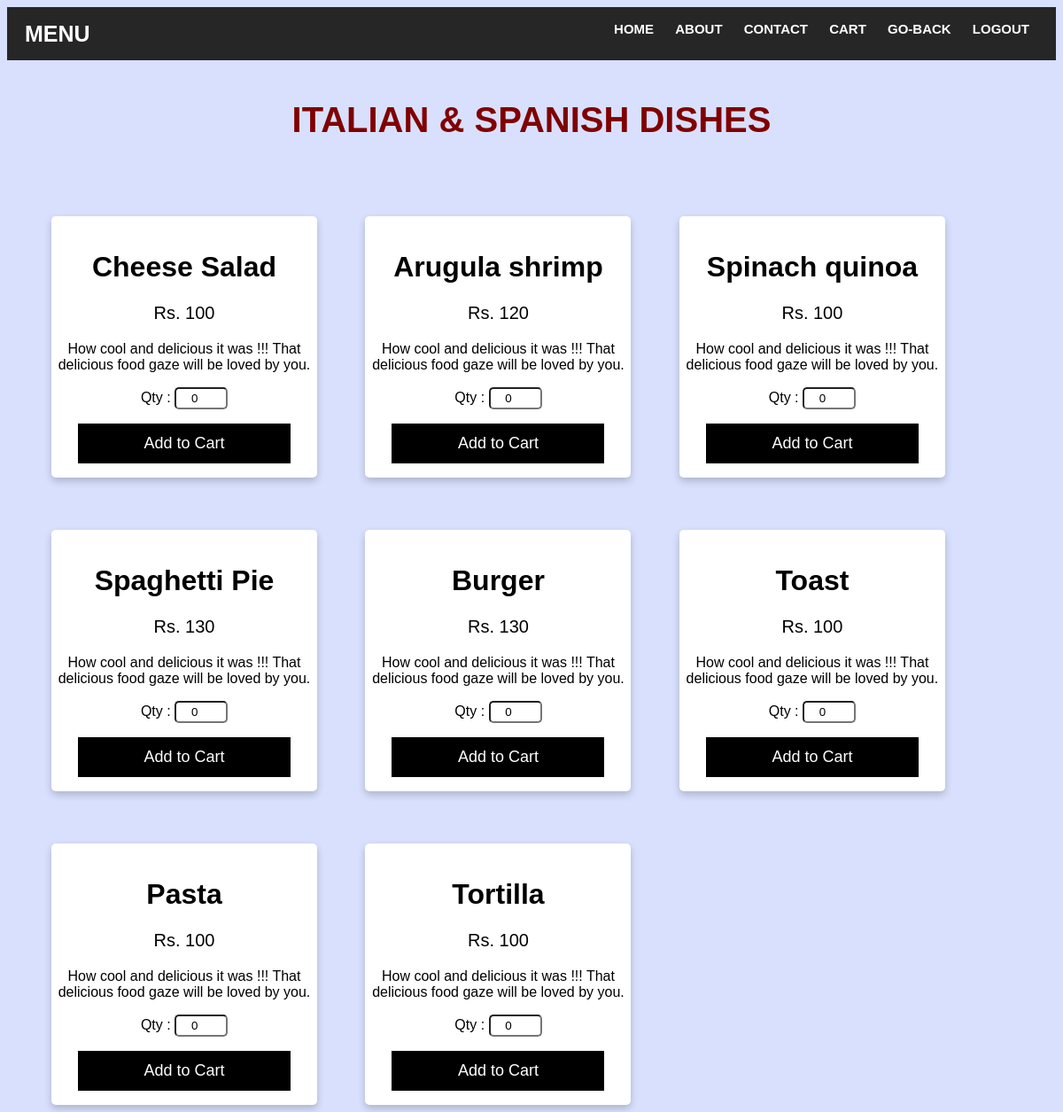
The page /italian/ on the database its author committed.
### DreamDine/models.py (models this page shows)
class item(models.Model):
    name = models.CharField(max_length=50)
    category=models.CharField(max_length=50)
    price = models.IntegerField()
    image= models.URLField(max_length=300)
    class Meta:
        db_table = "item"

### DreamDine/views.py (the view)
# urls.py: path('italian/',views.italian),
def italian(request):
    iitems = item.objects.filter(category="Italian & Spanish Dishes")
    return render(request, 'italian.html', {'iitems': iitems})

### DreamDine/Templates/italian.html (shortened to what this page needs)
<!DOCTYPE html>
<html>
<head>
</head>
<body>
<header>
		<div class="logo">MENU</div>
		<nav>
			<ul>
				<li><a href="/index">Home</a></li>
				<li><a href="/about">About</a></li>
				<li><a href="/contact">Contact</a></li>
				<li><a href="/get_cart_items">cart</a></li>
				<li>
                <a href="/menu">Go-Back</a>
               </li>
				<li>
                <a href="/logout">Logout</a>
               </li>
			</ul>
		</nav>
</header>
<br>
<div class='heading'>
<h1 >ITALIAN & SPANISH DISHES</h1>
</div>
{% for items in iitems %}
    <div class="card">
        <form method="POST" action="{% url 'cart_add' name=items.name  %}">
  <h1>{{ items.name }}</h1>
  <p class="price">Rs. {{ items.price }}</p>
  <p>How cool and delicious it was !!! That delicious food gaze will be loved by you.</p>
    Qty&nbsp;:&nbsp;<input type="number" name="qty" value="0">
    <p><button>Add to Cart</button></p>
</div>
{% endfor %}
</body>
</html>

### DreamDine/Templates/italian.html (style rules this page uses)
* { box-sizing: border-box; }
body { font-family: Arial, Helvetica, sans-serif; }
input[type=number] { width: 20%; border-radius:5px; border-color: 5px black; height:25px; text-align:center; }
html { background-color:#d8e0fd; }
.card { display: inline-block; box-shadow: 0 4px 8px 0 rgba(0, 0, 0, 0.2); max-width: 300px; margin-top:5%; margin-left:50px; text-align: center; font-family: arial; background-color:white; border-radius:5px; }
.price { color: black; font-size: 20px; }
.card button { border: none; outline: 0; padding: 12px; color: white; background-color: #000; text-align: center; cursor: pointer; width: 80%; font-size: 18px; }
button { border: none; outline: 0; padding: 12px; color: white; background-color: #000; text-align: center; cursor: pointer; width: 10%; font-size: 18px; }
header { height: 60px; background: #262626; padding: 0 20px; line-height: 20px; font-size: 15px; }
.logo { width: 30%; float: left; color: #fff; font-weight: bold; text-transform: uppercase; line-height: 60px; font-size: 25px; font-family: sans-serif; }
nav { width: 68%; float: right; }
nav ul { list-style: none; float: right; }
nav ul li { display: inline-block; }
nav ul li a { text-decoration: none; color: #fff; font-family: sans-serif; font-weight: bold; margin: 0 10px; line-height: 4 0px; text-transform: uppercase; }
.heading { text-align:center; color:maroon ; font-size:20px; }

### rows shown on the page
item: name "Cheese Salad", price "100"
item: name "Arugula shrimp", price "120"
item: name "Spinach quinoa", price "100"
item: name "Spaghetti Pie", price "130"
item: name "Burger", price "130"
item: name "Toast", price "100"
item: name "Pasta", price "100"
item: name "Tortilla", price "100"
